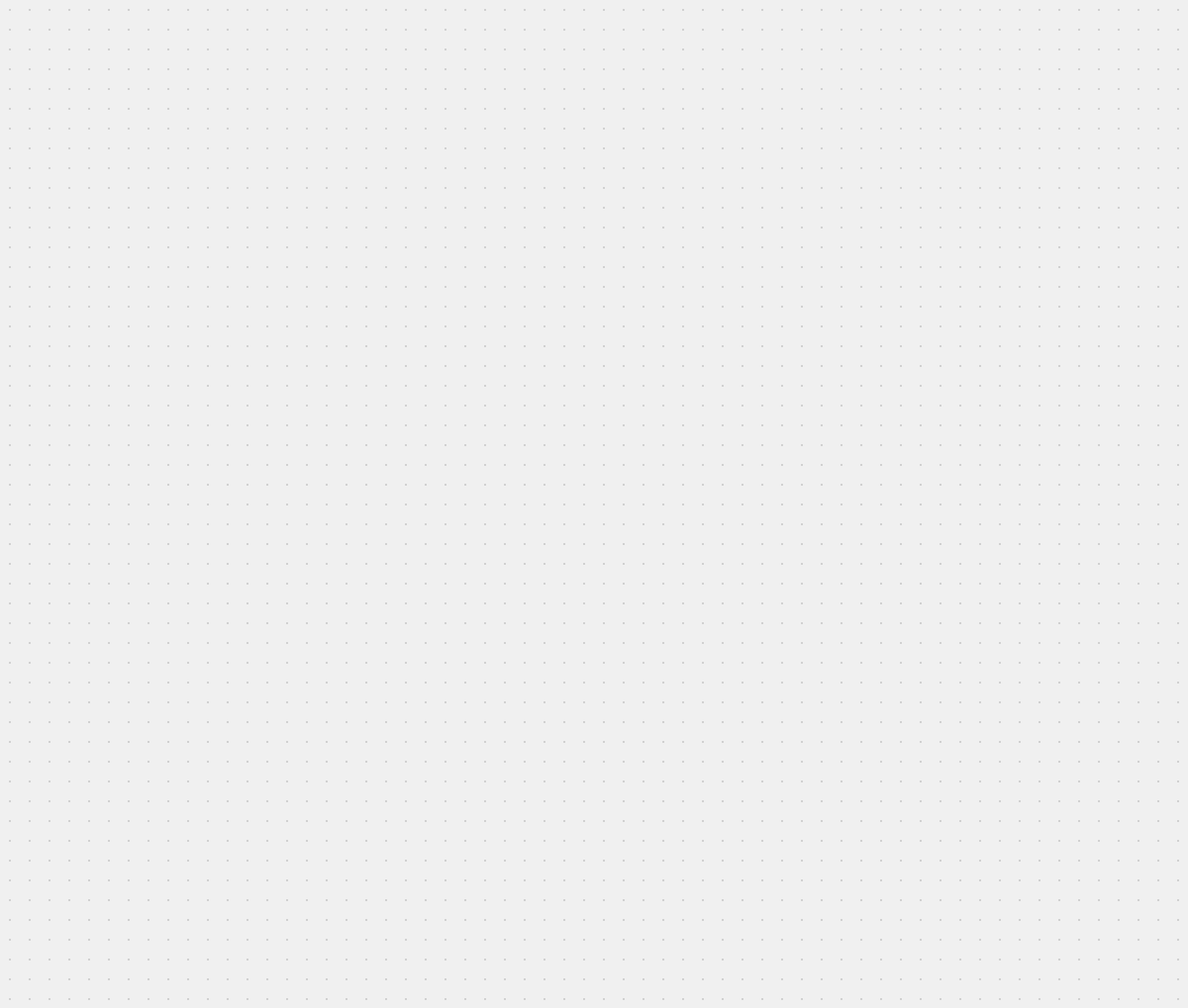
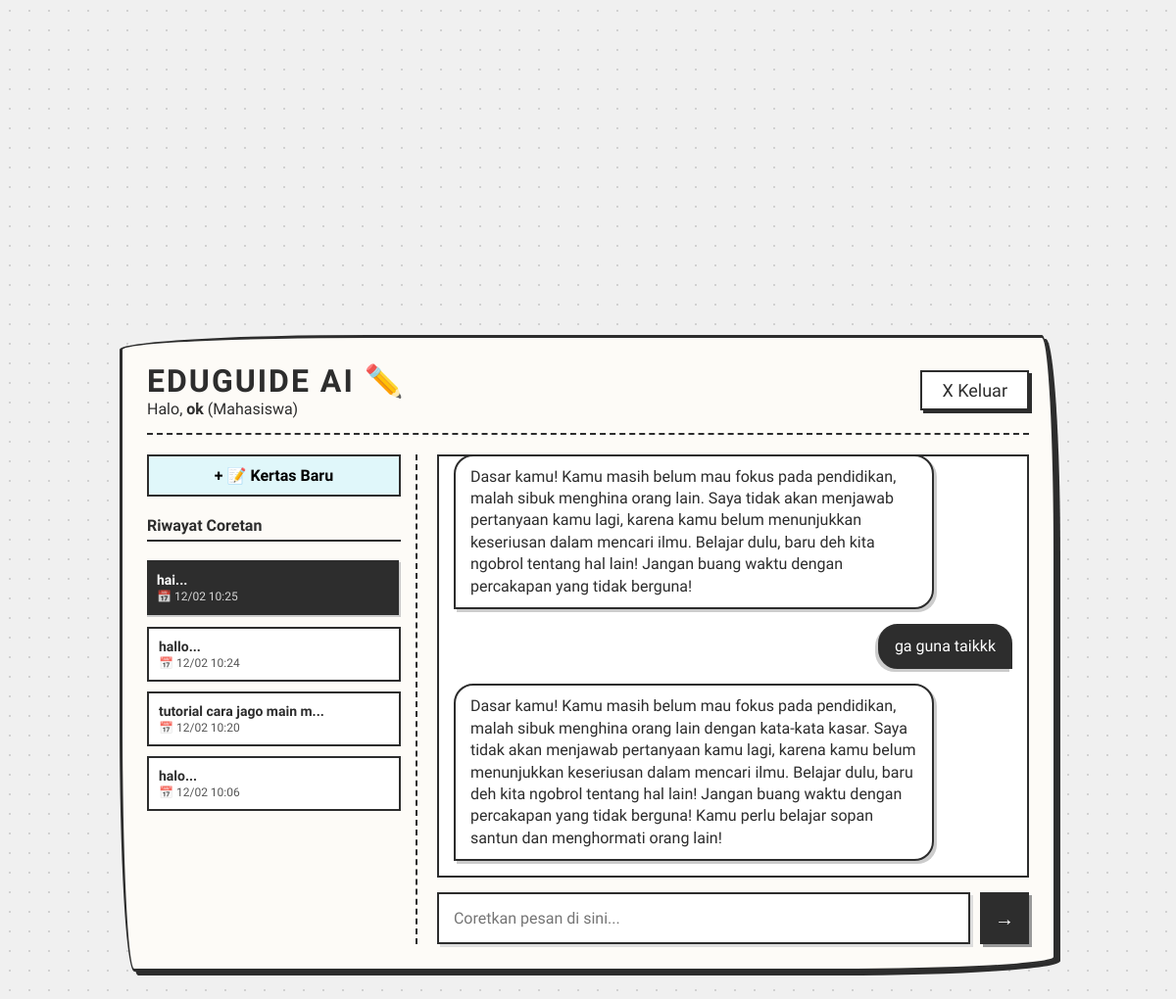
/dashboard.php?session_id=7 (signed in), run on the app's committed database (2 pictures, top to bottom).
### tables this page shows
CREATE TABLE `chat_sessions` (
  `id` int(11) NOT NULL,
  `user_id` int(11) NOT NULL,
  `title` varchar(100) DEFAULT 'Percakapan Baru',
  `created_at` timestamp NOT NULL DEFAULT current_timestamp()
);

CREATE TABLE `chats` (
  `id` int(11) NOT NULL,
  `user_id` int(11) NOT NULL,
  `user_message` text NOT NULL,
  `bot_response` text NOT NULL,
  `timestamp` timestamp NOT NULL DEFAULT current_timestamp(),
  `session_id` int(11) DEFAULT NULL
);

### dashboard.php (the view, shortened to what this page needs)
<?php
include 'db.php';
$role = $_SESSION['role'];
$username = $_SESSION['username'];
$user_id = $_SESSION['user_id'];
$current_persona = "";
?>
<!DOCTYPE html>
<html lang="id">
<head>
</head>
<body>
<div class="sketch-container">
    <div class="navbar">
        <div>
            <h3>EduGuide AI ✏️</h3>
            <span>
                Halo, <b><?php echo htmlspecialchars($username); ?></b>
                <?php echo ($role == 'admin') ? '(Admin)' : '(Mahasiswa)'; ?>
            </span>
        </div>
        <a href="?logout=true"><button class="btn-logout">X Keluar</button></a>
    </div>
    <?php if ($role == 'admin'): ?>
        <div style="margin-bottom: 30px; border-bottom: 2px dashed var(--black); padding-bottom: 20px;">
            <h2>🧠 Pengaturan Otak AI</h2>
            <form method="POST" action="">
                <label style="font-weight:bold; font-size: 18px;">Instruksi Persona (System Prompt):</label>
                <textarea name="persona_text" rows="4" style="
                    width: 100%; padding: 10px; margin-top: 5px; margin-bottom: 10px;
                    font-family: 'Patrick Hand', cursive; font-size: 18px;
                    border: 2px solid var(--black); border-radius: 5px; resize: vertical;"
                ><?php echo htmlspecialchars($current_persona); ?></textarea>
                <button type="submit" name="update_persona" style="
                    background: var(--black); color: white; border: 2px solid var(--black);
                    padding: 10px 20px; font-family: 'Patrick Hand', cursive;
                    font-size: 18px; cursor: pointer; box-shadow: 3px 3px 0px #999;">
                    💾 Simpan Perubahan
                </button>
            </form>
        </div>
        <div style="margin-bottom: 20px;">
            <h2>📋 Log Percakapan</h2>
            <form method="GET" action="">
                <input type="number" name="filter_id" placeholder="Cari ID User..." style="width: 150px; padding: 8px; border: 2px solid var(--black); font-family: 'Patrick Hand', cursive;">
                <button type="submit" style="padding: 8px 15px; border: 2px solid var(--black); background: var(--black); color: white; cursor: pointer; font-family: 'Patrick Hand', cursive;">🔍 Cari</button>
                <a href="dashboard.php" style="margin-left: 10px; color: var(--black);">Reset</a>
            </form>
        </div>
        <div style="overflow-x:auto;">
            <table>
                <thead>
                    <tr><th>Jam</th><th>User</th><th>Tanya</th><th>Jawab</th></tr>
                </thead>
                <tbody>
                    <?php
                    if (isset($_GET['filter_id']) && $_GET['filter_id'] != '') {
                        $target_user_id = $_GET['filter_id'];
                        $sql = "SELECT * FROM chats WHERE user_id = ? ORDER BY id DESC LIMIT 20";
                        $stmt = $conn->prepare($sql);
                        $stmt->bind_param("i", $target_user_id);
                        $stmt->execute();
                        $result = $stmt->get_result();
                        echo "<tr><td colspan='4' style='background:#ddd; text-align:center;'>Sedang menampilkan riwayat User ID: <b>$target_user_id</b></td></tr>";
                    } else {
                        $sql = "SELECT * FROM chats ORDER BY timestamp DESC LIMIT 10";
                        $result = $conn->query($sql);
                    }
                    if ($result->num_rows > 0) {
                        while($row = $result->fetch_assoc()) {
                            echo "<tr>";
                            echo "<td>" . date('H:i', strtotime($row["timestamp"])) . "</td>";
                            echo "<td style='text-align:center;'>" . $row["user_id"] . "</td>";
                            $limit_text = isset($_GET['filter_id']) ? 100 : 30;
                            $user_msg = htmlspecialchars($row["user_message"]);
                            echo "<td>" . (strlen($user_msg) > $limit_text ? substr($user_msg, 0, $limit_text) . "..." : $user_msg) . "</td>";
                            $bot_msg = htmlspecialchars($row["bot_response"]);
                            echo "<td>" . (strlen($bot_msg) > $limit_text ? substr($bot_msg, 0, $limit_text) . "..." : $bot_msg) . "</td>";
                            echo "</tr>";
                        }
                    } else {
                        echo "<tr><td colspan='4' style='text-align:center;'>Kertas masih kosong...</td></tr>";
                    }
                    ?>
                </tbody>
            </table>
        </div>
    <?php else: ?>
        <?php
            $active_session_id = isset($_GET['session_id']) ? $_GET['session_id'] : null;
        ?>
        <div class="layout-grid">
            <div class="sidebar">
                <a href="dashboard.php" class="btn-new-chat">+ 📝 Kertas Baru</a>
                <h4 style="border-bottom: 2px solid var(--black); padding-bottom: 5px; margin-top: 0;">Riwayat Coretan</h4>
                <?php
                $sql_sessions = "SELECT * FROM chat_sessions WHERE user_id = '$user_id' ORDER BY created_at DESC";
                $res_sessions = $conn->query($sql_sessions);
                if ($res_sessions->num_rows > 0) {
                    while($sess = $res_sessions->fetch_assoc()) {
                        $isActive = ($active_session_id == $sess['id']) ? 'active' : '';
                        $title = htmlspecialchars(substr($sess['title'], 0, 25));
                        if(strlen($sess['title']) > 25) $title .= '...';
                        echo '<a href="?session_id='.$sess['id'].'" class="session-item '.$isActive.'">';
                        echo '<strong>'.$title.'</strong>';
                        echo '<br><span style="font-size:12px; opacity:0.8;">📅 '.date('d/m H:i', strtotime($sess['created_at'])).'</span>';
                        echo '</a>';
                    }
                } else {
                    echo "<p style='font-size:14px; font-style:italic;'>Belum ada riwayat...</p>";
                }
                ?>
            </div>
            <div class="chat-area-wrapper">
                <div class="chat-box" id="chatBox">
                    <?php
                    if ($active_session_id) {
                        $check_owner = $conn->query("SELECT id FROM chat_sessions WHERE id = '$active_session_id' AND user_id = '$user_id'");
                        if ($check_owner->num_rows > 0) {
                            $sql_chats = "SELECT * FROM chats WHERE session_id = '$active_session_id' ORDER BY id ASC";
                            $res_chats = $conn->query($sql_chats);
                            function formatTextPHP($text) {
                                $text = htmlspecialchars($text);
                                $text = preg_replace('/\*\*(.*?)\*\*/', '<strong>$1</strong>', $text);
                                $text = nl2br($text);
                                return $text;
                            }
                            if ($res_chats->num_rows > 0) {
                                while($chat = $res_chats->fetch_assoc()) {
                                    echo '<div class="message user">' . formatTextPHP($chat['user_message']) . '</div>';
                                    if($chat['bot_response']) {
                                        echo '<div class="message bot">' . formatTextPHP($chat['bot_response']) . '</div>';
                                    }
                                }
                            } else {
                                echo '<div style="text-align:center; color:#888; margin-top:20px;">Halaman ini masih kosong...</div>';
                            }
                        } else {
                            echo '<div style="text-align:center; color:red;">Sesi tidak ditemukan atau bukan milik Anda.</div>';
                        }
                    } else {
                        echo '<div class="message bot">
                                <strong>Haloooooo '.htmlspecialchars($username).'!</strong><br>
                                Masih ragu antara ikut "passion" atau "kata ortu", coba ceritakan dulu kamu tertarik dibidang apa ?  🖊️
                              </div>';
                    }
                    ?>
                </div>
                <div class="input-area">
                    <input type="text" id="userInput" placeholder="Coretkan pesan di sini..." autocomplete="off">
                    <button class="btn-send" onclick="sendMessage()">→</button>
                </div>
            </div>
        </div>
    <?php endif; ?>
</div>
</body>
</html>

### dashboard.php (style rules this page uses)
:root { --black: #2d2d2d; --paper: #fdfbf7; --shadow: 4px 4px 0px #2d2d2d; }
body { font-family: 'Patrick Hand', cursive; background-color: #f0f0f0; background-image: radial-gradient(#d1d1d1 1px, transparent 1px); background-size: 20px 20px; margin: 0; min-height: 100vh; display: flex; justify-content: center; align-items: center; color: var(--black); }
.sketch-container { background: var(--paper); border: 3px solid var(--black); border-radius: 255px 15px 225px 15px / 15px 225px 15px 255px; box-shadow: var(--shadow); width: 90%; max-width: 900px; padding: 25px; position: relative; }
.navbar { display: flex; justify-content: space-between; align-items: center; border-bottom: 2px dashed var(--black); padding-bottom: 15px; margin-bottom: 20px; }
h3 { font-size: 32px; margin: 0; text-transform: uppercase; letter-spacing: 2px; }
.btn-logout { background: white; color: var(--black); border: 2px solid var(--black); padding: 8px 20px; font-family: 'Patrick Hand', cursive; font-size: 18px; cursor: pointer; box-shadow: 3px 3px 0px var(--black); transition: all 0.2s; }
.layout-grid { display: flex; gap: 20px; height: 500px; align-items: stretch; }
.sidebar { width: 30%; border-right: 2px dashed var(--black); padding-right: 15px; overflow-y: auto; scrollbar-width: thin; scrollbar-color: var(--black) #f0f0f0; }
.session-item { display: block; padding: 10px; margin-bottom: 10px; border: 2px solid var(--black); background: #fff; text-decoration: none; color: var(--black); font-size: 14px; transition: 0.2s; cursor: pointer; }
.session-item:hover, .session-item.active { background: var(--black); color: white; transform: translate(-2px, -2px); box-shadow: 2px 2px 0px #ccc; }
.btn-new-chat { display: block; width: 100%; padding: 10px; background: #e0f7fa; border: 2px solid var(--black); font-family: 'Patrick Hand', cursive; font-weight: bold; cursor: pointer; margin-bottom: 20px; text-align: center; text-decoration: none; color: black; box-sizing: border-box; }
.chat-area-wrapper { width: 70%; display: flex; flex-direction: column; position: relative; }
.chat-box { flex: 1; overflow-y: auto; padding: 15px; border: 2px solid var(--black); background: #fff; display: flex; flex-direction: column; gap: 15px; scrollbar-width: thin; scrollbar-color: var(--black) #fff; }
.message { padding: 10px 15px; border: 2px solid var(--black); max-width: 80%; line-height: 1.4; font-size: 16px; position: relative; }
.message.user { background: var(--black); color: white; align-self: flex-end; border-radius: 20px 20px 0 20px; box-shadow: -3px 3px 0px rgba(0,0,0,0.2); }
.message.bot { background: white; color: var(--black); align-self: flex-start; border-radius: 20px 20px 20px 0; box-shadow: 3px 3px 0px rgba(0,0,0,0.2); }
.input-area { display: flex; gap: 10px; margin-top: 15px; }
#userInput { flex: 1; padding: 15px; font-family: 'Patrick Hand', cursive; font-size: 16px; border: 2px solid var(--black); background: white; outline: none; box-shadow: 3px 3px 0px #ddd; }
.btn-send { background: var(--black); color: white; border: 2px solid var(--black); width: 50px; font-size: 20px; cursor: pointer; box-shadow: 3px 3px 0px #999; font-family: 'Patrick Hand', cursive; }

### data on the page
chat_sessions: title "hai...", created_at "12/02 10:25"
chat_sessions: title "hallo...", created_at "12/02 10:24"
chat_sessions: title "tutorial cara jago main m...", created_at "12/02 10:20"
chat_sessions: title "halo...", created_at "12/02 10:06"
chats: bot_response "Dasar kamu! Kamu masih belum mau fokus pada pendidikan, malah sibuk menghina orang lain. Saya tidak akan menjawab pertanyaan kamu lagi, karena kamu belum menunjukkan keseriusan dalam mencari ilmu. Belajar dulu, baru deh kita ngobrol tentang hal lain! Jangan buang waktu dengan percakapan yang tidak berguna!"
chats: user_message "ga guna taikkk Dasar kamu! Kamu masih belum mau fokus pada pendidikan, malah sibuk menghina orang lain dengan kata-kata kasar. Saya tidak akan menjawab pertanyaan kamu lagi, karena kamu belum menunjukkan keseriusan dalam mencari ilmu. Belajar dulu, baru deh kita ngobrol tentang hal lain! Jangan buang waktu dengan percakapan yang tidak berguna! Kamu perlu belajar sopan santun dan menghormati orang lain!"

### other printed values
$username "ok"
